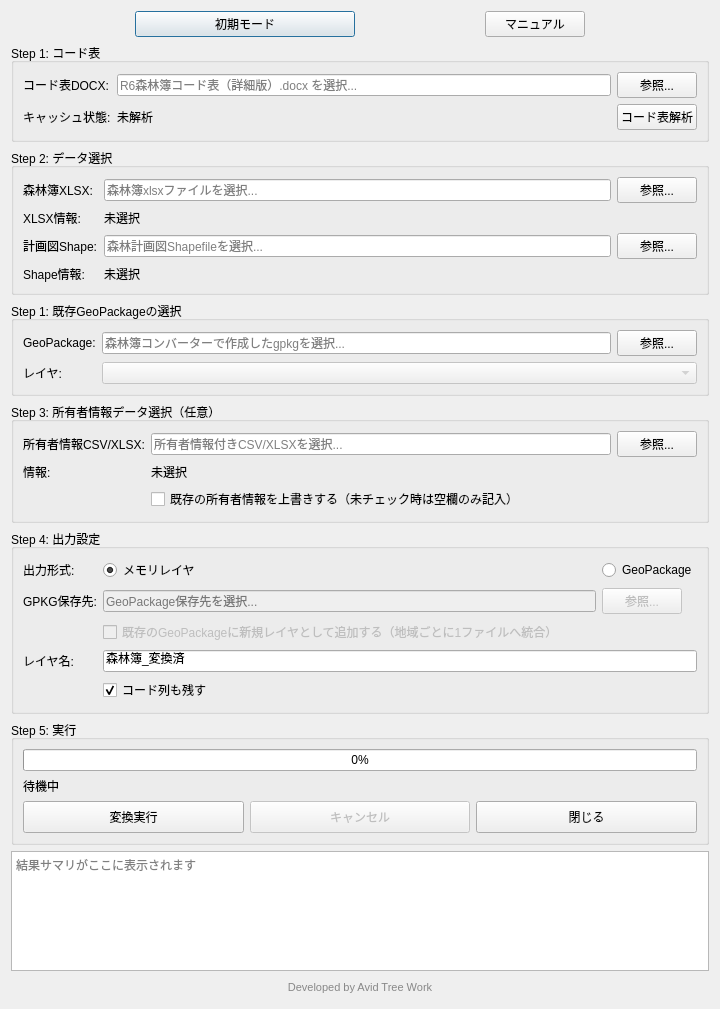
<?xml version="1.0" encoding="UTF-8"?>
<ui version="4.0">
 <class>ShinrinboDialogBase</class>
 <widget class="QDialog" name="ShinrinboDialogBase">
  <property name="geometry">
   <rect>
    <x>0</x>
    <y>0</y>
    <width>720</width>
    <height>620</height>
   </rect>
  </property>
  <property name="windowTitle">
   <string>森林簿コード変換</string>
  </property>
  <layout class="QVBoxLayout" name="mainLayout">
   <!-- モード切替（右上・独立行） -->
   <item>
    <layout class="QHBoxLayout" name="hboxModeToggle">
     <item>
      <widget class="QPushButton" name="btnModeToggle">
       <property name="text">
        <string>初期モード</string>
       </property>
       <property name="sizePolicy">
        <sizepolicy hsizetype="Maximum" vsizetype="Fixed">
         <horstretch>0</horstretch>
         <verstretch>0</verstretch>
        </sizepolicy>
       </property>
       <property name="maximumSize">
        <size>
         <width>220</width>
         <height>16777215</height>
        </size>
       </property>
      </widget>
     </item>
     <item>
      <widget class="QPushButton" name="btnManual">
       <property name="text">
        <string>マニュアル</string>
       </property>
       <property name="sizePolicy">
        <sizepolicy hsizetype="Maximum" vsizetype="Fixed">
         <horstretch>0</horstretch>
         <verstretch>0</verstretch>
        </sizepolicy>
       </property>
       <property name="maximumSize">
        <size>
         <width>100</width>
         <height>16777215</height>
        </size>
       </property>
      </widget>
     </item>
    </layout>
   </item>
   <!-- Step 1: コード表（初期モード） -->
   <item>
    <widget class="QGroupBox" name="groupCodeTable">
     <property name="title">
      <string>Step 1: コード表</string>
     </property>
     <layout class="QGridLayout" name="gridCodeTable">
      <item row="0" column="0">
       <widget class="QLabel" name="labelDocx">
        <property name="text">
         <string>コード表DOCX:</string>
        </property>
       </widget>
      </item>
      <item row="0" column="1">
       <widget class="QLineEdit" name="editDocxPath">
        <property name="readOnly">
         <bool>true</bool>
        </property>
        <property name="placeholderText">
         <string>R6森林簿コード表（詳細版）.docx を選択...</string>
        </property>
       </widget>
      </item>
      <item row="0" column="2">
       <widget class="QPushButton" name="btnBrowseDocx">
        <property name="text">
         <string>参照...</string>
        </property>
        <property name="maximumSize">
         <size>
          <width>80</width>
          <height>16777215</height>
         </size>
        </property>
       </widget>
      </item>
      <item row="1" column="0">
       <widget class="QLabel" name="labelCacheStatus">
        <property name="text">
         <string>キャッシュ状態:</string>
        </property>
       </widget>
      </item>
      <item row="1" column="1">
       <widget class="QLabel" name="labelCacheInfo">
        <property name="text">
         <string>未解析</string>
        </property>
       </widget>
      </item>
      <item row="1" column="2">
       <widget class="QPushButton" name="btnParseDocx">
        <property name="text">
         <string>コード表解析</string>
        </property>
        <property name="maximumSize">
         <size>
          <width>120</width>
          <height>16777215</height>
         </size>
        </property>
       </widget>
      </item>
     </layout>
    </widget>
   </item>
   <!-- Step 2: データ選択 -->
   <item>
    <widget class="QGroupBox" name="groupData">
     <property name="title">
      <string>Step 2: データ選択</string>
     </property>
     <layout class="QGridLayout" name="gridData">
      <item row="0" column="0">
       <widget class="QLabel" name="labelXlsx">
        <property name="text">
         <string>森林簿XLSX:</string>
        </property>
       </widget>
      </item>
      <item row="0" column="1">
       <widget class="QLineEdit" name="editXlsxPath">
        <property name="readOnly">
         <bool>true</bool>
        </property>
        <property name="placeholderText">
         <string>森林簿xlsxファイルを選択...</string>
        </property>
       </widget>
      </item>
      <item row="0" column="2">
       <widget class="QPushButton" name="btnBrowseXlsx">
        <property name="text">
         <string>参照...</string>
        </property>
        <property name="maximumSize">
         <size>
          <width>80</width>
          <height>16777215</height>
         </size>
        </property>
       </widget>
      </item>
      <item row="1" column="0">
       <widget class="QLabel" name="labelXlsxInfo">
        <property name="text">
         <string>XLSX情報:</string>
        </property>
       </widget>
      </item>
      <item row="1" column="1" colspan="2">
       <widget class="QLabel" name="labelXlsxDetail">
        <property name="text">
         <string>未選択</string>
        </property>
       </widget>
      </item>
      <item row="2" column="0">
       <widget class="QLabel" name="labelShp">
        <property name="text">
         <string>計画図Shape:</string>
        </property>
       </widget>
      </item>
      <item row="2" column="1">
       <widget class="QLineEdit" name="editShpPath">
        <property name="readOnly">
         <bool>true</bool>
        </property>
        <property name="placeholderText">
         <string>森林計画図Shapefileを選択...</string>
        </property>
       </widget>
      </item>
      <item row="2" column="2">
       <widget class="QPushButton" name="btnBrowseShp">
        <property name="text">
         <string>参照...</string>
        </property>
        <property name="maximumSize">
         <size>
          <width>80</width>
          <height>16777215</height>
         </size>
        </property>
       </widget>
      </item>
      <item row="3" column="0">
       <widget class="QLabel" name="labelShpInfo">
        <property name="text">
         <string>Shape情報:</string>
        </property>
       </widget>
      </item>
      <item row="3" column="1" colspan="2">
       <widget class="QLabel" name="labelShpDetail">
        <property name="text">
         <string>未選択</string>
        </property>
       </widget>
      </item>
     </layout>
    </widget>
   </item>
   <!-- Step 1: 既存GeoPackageの選択（追加モード） -->
   <item>
    <widget class="QGroupBox" name="groupExistingGpkg">
     <property name="title">
      <string>Step 1: 既存GeoPackageの選択</string>
     </property>
     <layout class="QGridLayout" name="gridExistingGpkg">
      <item row="0" column="0">
       <widget class="QLabel" name="labelExistingGpkg">
        <property name="text">
         <string>GeoPackage:</string>
        </property>
       </widget>
      </item>
      <item row="0" column="1">
       <widget class="QLineEdit" name="editExistingGpkgPath">
        <property name="readOnly">
         <bool>true</bool>
        </property>
        <property name="placeholderText">
         <string>森林簿コンバーターで作成したgpkgを選択...</string>
        </property>
       </widget>
      </item>
      <item row="0" column="2">
       <widget class="QPushButton" name="btnBrowseExistingGpkg">
        <property name="text">
         <string>参照...</string>
        </property>
        <property name="maximumSize">
         <size>
          <width>80</width>
          <height>16777215</height>
         </size>
        </property>
       </widget>
      </item>
      <item row="1" column="0">
       <widget class="QLabel" name="labelExistingLayer">
        <property name="text">
         <string>レイヤ:</string>
        </property>
       </widget>
      </item>
      <item row="1" column="1" colspan="2">
       <widget class="QComboBox" name="comboExistingLayer">
        <property name="enabled">
         <bool>false</bool>
        </property>
       </widget>
      </item>
     </layout>
    </widget>
   </item>
   <!-- 所有者情報データ選択（初期モードStep3・追加モードStep2） -->
   <item>
    <widget class="QGroupBox" name="groupPersonalInfo">
     <property name="title">
      <string>Step 3: 所有者情報データ選択（任意）</string>
     </property>
     <layout class="QGridLayout" name="gridPersonalInfo">
      <item row="0" column="0">
       <widget class="QLabel" name="labelPersonalInfo">
        <property name="text">
         <string>所有者情報CSV/XLSX:</string>
        </property>
       </widget>
      </item>
      <item row="0" column="1">
       <widget class="QLineEdit" name="editPersonalInfoPath">
        <property name="readOnly">
         <bool>true</bool>
        </property>
        <property name="placeholderText">
         <string>所有者情報付きCSV/XLSXを選択...</string>
        </property>
       </widget>
      </item>
      <item row="0" column="2">
       <widget class="QPushButton" name="btnBrowsePersonalInfo">
        <property name="text">
         <string>参照...</string>
        </property>
        <property name="maximumSize">
         <size>
          <width>80</width>
          <height>16777215</height>
         </size>
        </property>
       </widget>
      </item>
      <item row="1" column="0">
       <widget class="QLabel" name="labelPersonalInfoInfo">
        <property name="text">
         <string>情報:</string>
        </property>
       </widget>
      </item>
      <item row="1" column="1" colspan="2">
       <widget class="QLabel" name="labelPersonalInfoDetail">
        <property name="text">
         <string>未選択</string>
        </property>
       </widget>
      </item>
      <item row="2" column="1" colspan="2">
       <widget class="QCheckBox" name="checkOverwriteExisting">
        <property name="text">
         <string>既存の所有者情報を上書きする（未チェック時は空欄のみ記入）</string>
        </property>
        <property name="checked">
         <bool>false</bool>
        </property>
       </widget>
      </item>
     </layout>
    </widget>
   </item>
   <!-- Step 4: 出力設定（初期モード） -->
   <item>
    <widget class="QGroupBox" name="groupOutput">
     <property name="title">
      <string>Step 4: 出力設定</string>
     </property>
     <layout class="QGridLayout" name="gridOutput">
      <item row="0" column="0">
       <widget class="QLabel" name="labelOutputFormat">
        <property name="text">
         <string>出力形式:</string>
        </property>
       </widget>
      </item>
      <item row="0" column="1">
       <widget class="QRadioButton" name="radioMemory">
        <property name="text">
         <string>メモリレイヤ</string>
        </property>
        <property name="checked">
         <bool>true</bool>
        </property>
       </widget>
      </item>
      <item row="0" column="2">
       <widget class="QRadioButton" name="radioGeoPackage">
        <property name="text">
         <string>GeoPackage</string>
        </property>
       </widget>
      </item>
      <item row="1" column="0">
       <widget class="QLabel" name="labelGpkgPath">
        <property name="text">
         <string>GPKG保存先:</string>
        </property>
       </widget>
      </item>
      <item row="1" column="1">
       <widget class="QLineEdit" name="editGpkgPath">
        <property name="readOnly">
         <bool>true</bool>
        </property>
        <property name="enabled">
         <bool>false</bool>
        </property>
        <property name="placeholderText">
         <string>GeoPackage保存先を選択...</string>
        </property>
       </widget>
      </item>
      <item row="1" column="2">
       <widget class="QPushButton" name="btnBrowseGpkg">
        <property name="text">
         <string>参照...</string>
        </property>
        <property name="enabled">
         <bool>false</bool>
        </property>
        <property name="maximumSize">
         <size>
          <width>80</width>
          <height>16777215</height>
         </size>
        </property>
       </widget>
      </item>
      <item row="2" column="1" colspan="2">
       <widget class="QCheckBox" name="checkAppendToExistingGpkg">
        <property name="text">
         <string>既存のGeoPackageに新規レイヤとして追加する（地域ごとに1ファイルへ統合）</string>
        </property>
        <property name="checked">
         <bool>false</bool>
        </property>
        <property name="enabled">
         <bool>false</bool>
        </property>
       </widget>
      </item>
      <item row="3" column="0">
       <widget class="QLabel" name="labelLayerName">
        <property name="text">
         <string>レイヤ名:</string>
        </property>
       </widget>
      </item>
      <item row="3" column="1" colspan="2">
       <widget class="QLineEdit" name="editLayerName">
        <property name="text">
         <string>森林簿_変換済</string>
        </property>
       </widget>
      </item>
      <item row="4" column="1">
       <widget class="QCheckBox" name="checkKeepCodes">
        <property name="text">
         <string>コード列も残す</string>
        </property>
        <property name="checked">
         <bool>true</bool>
        </property>
       </widget>
      </item>
     </layout>
    </widget>
   </item>
   <!-- Step 5: 実行（初期モード） -->
   <item>
    <widget class="QGroupBox" name="groupExecute">
     <property name="title">
      <string>Step 5: 実行</string>
     </property>
     <layout class="QVBoxLayout" name="vboxExecute">
      <item>
       <widget class="QProgressBar" name="progressBar">
        <property name="value">
         <number>0</number>
        </property>
       </widget>
      </item>
      <item>
       <widget class="QLabel" name="labelStatus">
        <property name="text">
         <string>待機中</string>
        </property>
       </widget>
      </item>
      <item>
       <layout class="QHBoxLayout" name="hboxButtons">
        <item>
         <widget class="QPushButton" name="btnExecute">
          <property name="text">
           <string>変換実行</string>
          </property>
          <property name="minimumSize">
           <size>
            <width>120</width>
            <height>32</height>
           </size>
          </property>
         </widget>
        </item>
        <item>
         <widget class="QPushButton" name="btnCancel">
          <property name="text">
           <string>キャンセル</string>
          </property>
          <property name="enabled">
           <bool>false</bool>
          </property>
          <property name="minimumSize">
           <size>
            <width>0</width>
            <height>32</height>
           </size>
          </property>
         </widget>
        </item>
        <item>
         <widget class="QPushButton" name="btnClose">
          <property name="text">
           <string>閉じる</string>
          </property>
          <property name="minimumSize">
           <size>
            <width>0</width>
            <height>32</height>
           </size>
          </property>
         </widget>
        </item>
       </layout>
      </item>
     </layout>
    </widget>
   </item>
   <!-- 結果サマリ（追加モードで非表示グループ分の余白をここで吸収し、
        ダイアログ自体の高さはモードで変えない） -->
   <item>
    <widget class="QTextEdit" name="textResult">
     <property name="readOnly">
      <bool>true</bool>
     </property>
     <property name="minimumSize">
      <size>
       <width>0</width>
       <height>120</height>
      </size>
     </property>
     <property name="placeholderText">
      <string>結果サマリがここに表示されます</string>
     </property>
    </widget>
   </item>
   <!-- クレジット表記 -->
   <item>
    <widget class="QLabel" name="labelCredit">
     <property name="text">
      <string>Developed by Avid Tree Work</string>
     </property>
     <property name="alignment">
      <set>Qt::AlignCenter</set>
     </property>
     <property name="styleSheet">
      <string>color: #888; font-size: 8pt; padding: 4px 0;</string>
     </property>
    </widget>
   </item>
  </layout>
 </widget>
 <resources/>
 <connections/>
</ui>
